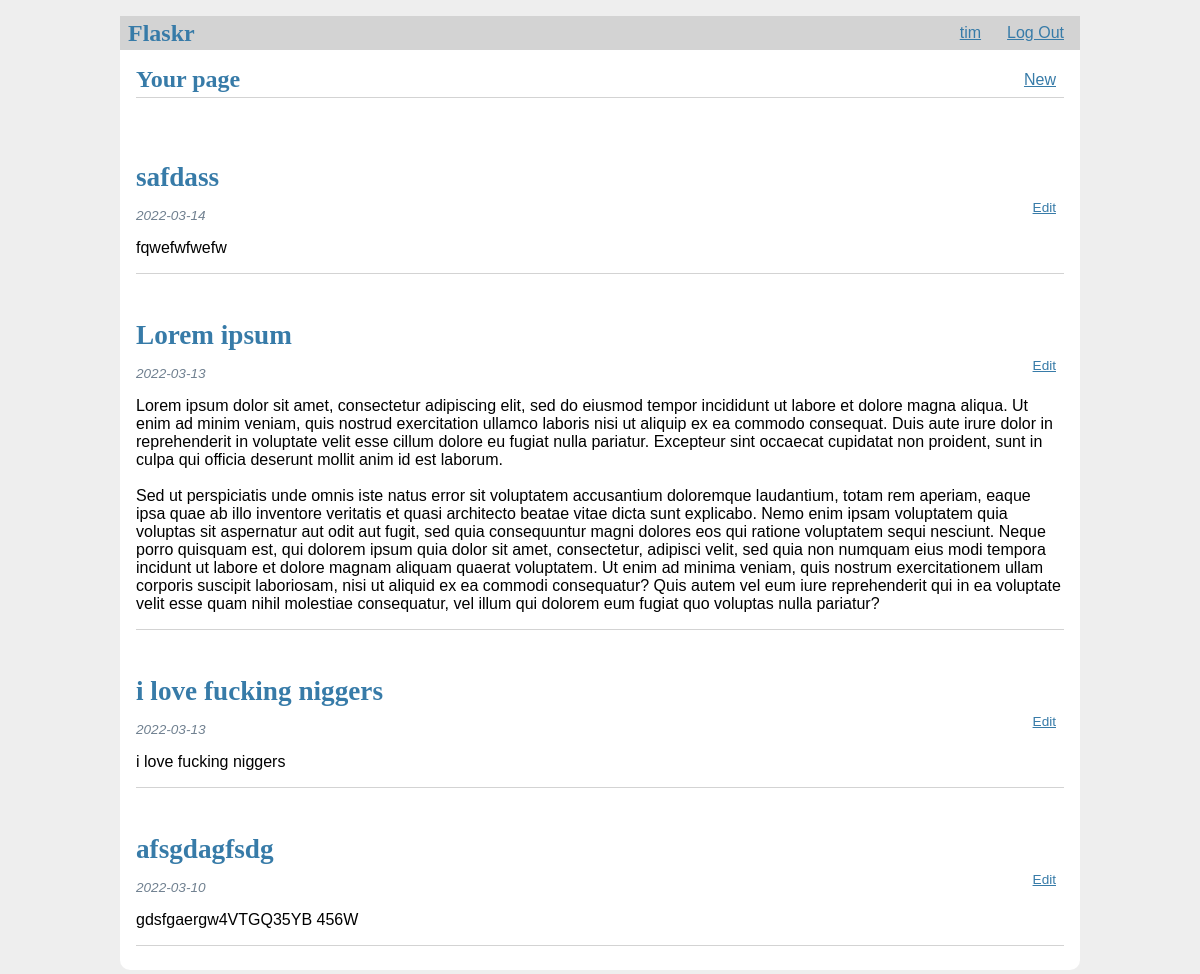
/7/person (signed in), run on the app's committed database.
### tables this page shows
CREATE TABLE user (
  id INTEGER PRIMARY KEY AUTOINCREMENT,
  username TEXT UNIQUE NOT NULL,
  password TEXT NOT NULL
);

CREATE TABLE post (
  id INTEGER PRIMARY KEY AUTOINCREMENT,
  author_id INTEGER NOT NULL,
  created TIMESTAMP NOT NULL DEFAULT CURRENT_TIMESTAMP,
  title TEXT NOT NULL,
  body TEXT NOT NULL,
  FOREIGN KEY (author_id) REFERENCES user (id)
);

### flaskr/personalPage.py (the view)
@pg.route('/<int:id>/person', methods=('GET', 'POST'))
@login_required
def person_page(id):
    post = get_post_for_auto(id)
    db = get_db()
    posts = db.execute(
        'SELECT p.id, title, body, created, author_id, username'
        ' FROM post p JOIN user u ON p.author_id = u.id'
        ' ORDER BY created DESC'
    ).fetchall()
    if g.user is None:
        return render_template('page/person.html', posts=posts, per=None)
    elif g.user['id'] == post['author_id']:
        return render_template('page/yours.html', posts=posts)
    else:
        return render_template('page/person.html', posts=posts, per=post)

### flaskr/auth.py (called while the page is built)
@bp.before_app_request
def load_logged_in_user():
    user_id = session.get('user_id')
    if user_id is None:
        g.user = None
    else:
        g.user = get_db().execute(
            'SELECT * FROM user WHERE id = ?', (user_id,)
        ).fetchone()

def login_required(view):
    @functools.wraps(view)
    def wrapped_view(**kwargs):
        if g.user is None:
            return redirect(url_for('auth.login'))
        return view(**kwargs)
    return wrapped_view

### flaskr/db.py (called while the page is built)
def get_db():  # configure our db
    if 'db' not in g:
        g.db = sqlite3.connect(
            current_app.config['DATABASE'],
            detect_types=sqlite3.PARSE_DECLTYPES
        )
        g.db.row_factory = sqlite3.Row  # возвращает данныз из базы в виде словоря
    return g.db

### flaskr/personalPage.py (called while the page is built)
def get_post_for_auto(id, check_author=True):
    post = get_db().execute(
        'SELECT p.id, title, body, created, author_id, username'
        ' FROM post p JOIN user u ON p.author_id = u.id'
        ' WHERE p.id = ?',
        (id,)
    ).fetchone()
    if post is None:
        abort(404, f"Post id {id} doesn't exist.")
    return post

### flaskr/templates/page/yours.html (shortened to what this page needs)
{% extends 'base.html' %}
{% block header %}
  <h1>{% block title %}Your page{% endblock %}</h1>
  <a class="action" href="{{ url_for('blog.create') }}">New</a>
{% endblock %}
{% block content %}
  {% for post in posts %}
    {% if g.user['id'] == post['author_id'] %}
      <article class="post">
      <header>
        <div>
          <h1>{{ post['title'] }}</h1>
          <div class="about">{{ post['created'].strftime('%Y-%m-%d') }}</div>
        </div>
        <a class="action" href="{{ url_for('blog.update', id=post['id']) }}">Edit</a>
      </header>
      <p class="body">{{ post['body'] }}</p>
    </article>
    {% if not loop.last %}
      <hr>
    {% endif %}
    {% endif %}
  {% endfor %}
{% endblock %}

### flaskr/templates/base.html (shortened to what this page needs)
<!doctype html>
<link rel="stylesheet" href="{{ url_for('static', filename='style.css') }}">
<nav>
  <h1>Flaskr</h1>
  <ul>
    {% if g.user %}
      <li><a href="{{ url_for('page.your_page') }}">{{ g.user['username'] }}</a>
      <li><a href="{{ url_for('auth.logout') }}">Log Out</a>
    {% else %}
      <li><a href="{{ url_for('auth.register') }}">Register</a>
      <li><a href="{{ url_for('auth.login') }}">Log In</a>
    {% endif %}
  </ul>
</nav>
<section class="content">
  <header>
    {% block header %}{% endblock %}
  </header>
  {% block content %}{% endblock %}
</section>

### flaskr/static/style.css (style rules this page uses)
h1 { font-family: serif; color: #377ba8; margin: 1rem 0; }
a { color: #377ba8; }
hr { border: none; border-top: 1px solid lightgray; }
nav { background: lightgray; display: flex; align-items: center; padding: 0 0.5rem; }
nav h1 { flex: auto; margin: 0; }
nav ul { display: flex; list-style: none; margin: 0; padding: 0; }
nav ul li a, nav ul li span, header .action { display: block; padding: 0.5rem; margin-left: 10px; }
.content { padding: 0 1rem 1rem; }
.content > header { border-bottom: 1px solid lightgray; display: flex; align-items: flex-end; }
.content > header h1 { flex: auto; margin: 1rem 0 0.25rem 0; }
.post > header { display: flex; align-items: flex-end; font-size: 0.85em; margin-top: 30px; }
.post > header > div:first-of-type { flex: auto; }
.post > header h1 { font-size: 2em; margin-bottom: 15px; }
.post .about { color: slategray; font-style: italic; }
.post .body { white-space: pre-line; }
.content:last-child { margin-bottom: 0; }

### data on the page
user: user.username "tim"
post: title "safdass", created "2022-03-14", body "fqwefwfwefw"
post: title "Lorem ipsum", created "2022-03-13", body "Lorem ipsum dolor sit amet, consectetur adipiscing elit, sed do eiusmod tempor incididunt ut labore et dolore magna aliqua. Ut enim ad minim veniam, quis nostrud exercitation ullamco laboris nisi ut aliquip ex ea commodo consequat. Duis aute irure dolor in reprehenderit in voluptate velit esse cillum dolore eu fugiat nulla pariatur. Excepteur sint occaecat cupidatat non proident, sunt in culpa qui officia deserunt mollit anim id est laborum. Sed ut perspiciatis unde omnis iste natus error sit voluptatem accusantium doloremque laudantium, totam rem aperiam, eaque ipsa quae ab illo inventore veritatis et quasi architecto beatae vitae dicta sunt explicabo. Nemo enim ipsam voluptatem quia…"
post: title "i love fucking niggers", created "2022-03-13", body "i love fucking niggers"
post: title "afsgdagfsdg", created "2022-03-10", body "gdsfgaergw4VTGQ35YB 456W"
